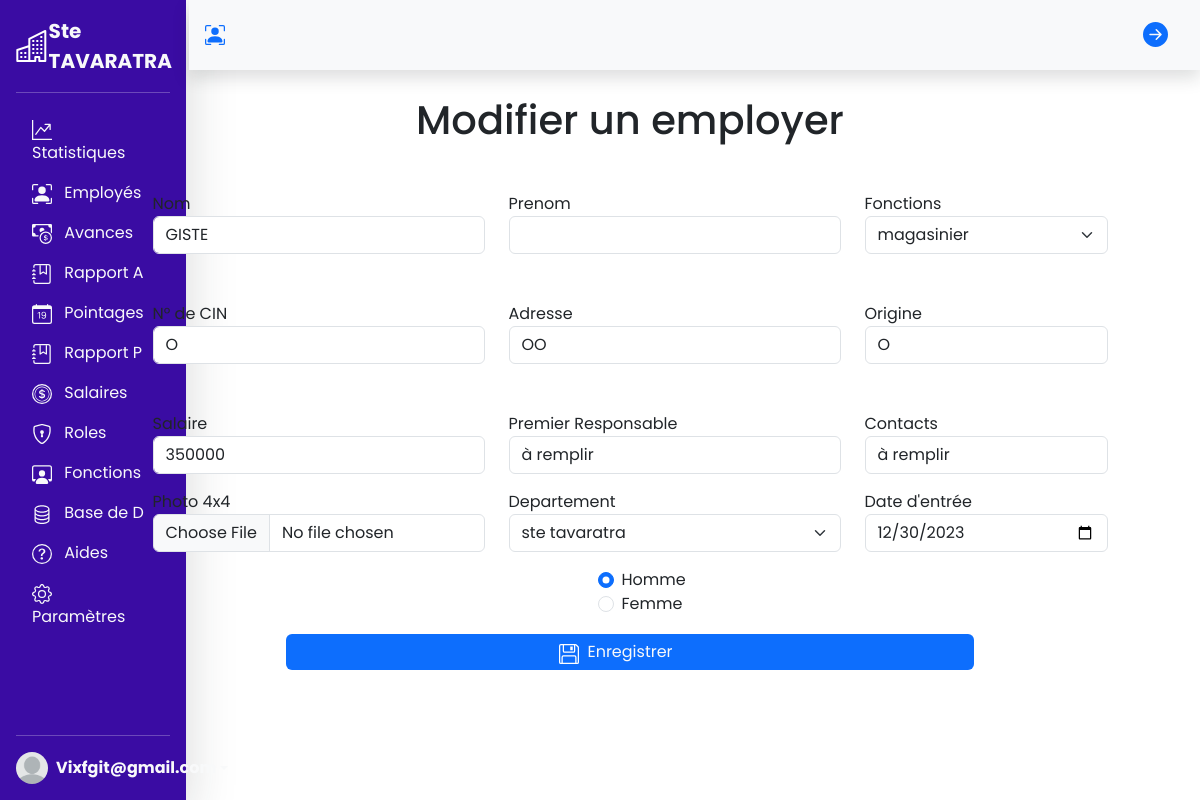
The app's page /php/pages/modifieremployer.php?worker_id=1 (signed in) with its own data.
### tables this page shows
CREATE TABLE `workers` (
  `w_id` int(11) NOT NULL AUTO_INCREMENT,
  `name` varchar(100) NOT NULL,
  `firstname` varchar(100) NOT NULL,
  `id_fonction` varchar(100) NOT NULL,
  `cin` varchar(255) NOT NULL,
  `adresse` varchar(100) NOT NULL,
  `origine` varchar(100) NOT NULL,
  `responsable` varchar(100) NOT NULL,
  `contact` varchar(100) NOT NULL,
  `image` varchar(255) NOT NULL,
  `id_depart` int(255) NOT NULL,
  `date_entree` varchar(100) NOT NULL,
  `sexe` varchar(50) NOT NULL,
  `date_ajout` varchar(50) NOT NULL,
  `salaire_base` int(11) NOT NULL,
  PRIMARY KEY (`w_id`)
);

### php/class/Workers.php (called while the page is built, shortened)
<?php
class Workers
{
    private $host = '127.0.0.1';
    private $db = 'tavaratra';
    private $user = 'root';
    private $pdo = null;
    public function connect()
    {
        return new PDO('mysql:host=' . $this->host . ';dbname=' . $this->db . ';', $this->user, '');
    }
    public function getPdo()
    {
        if ($this->pdo == null) {
            $this->pdo = $this->connect();
        }
        return $this->pdo;
    }
    protected function getWorkerId()
    {
        if (isset($_GET['worker_id'])) {
            return $_GET['worker_id'];
        }
    }
    public function autoCompleteInputByWorkerId()
    {
        $query = $this->getPdo()
            ->prepare('SELECT * FROM workers JOIN fonctions ON fonctions.id=workers.id_fonction JOIN departements ON departements.id=workers.id_depart WHERE workers.w_id = ?');
        $query->execute([$this->getWorkerId()]);
        return $query->fetch();
    }
}

### php/class/Fonctions.php (called while the page is built, shortened)
<?php
class Fonctions extends Workers {
    public function getListOfFonctions() {
        $query = Parent::getPdo()->query('SELECT * FROM fonctions');
        $query->execute();
        return $query->fetchAll();
    }
}

### php/class/Departements.php (called while the page is built)
<?php
class Departements  extends Workers{
    public function getListOfDepartement(){
        $query = Parent::getPdo()->query('SELECT * FROM departements');
        $query->execute();
        return $query->fetchAll();
    }
}

### php/pages/modifieremployer.php (the view, shortened to what this page needs)
<?php
require '../class/Workers.php';
require '../class/Fonctions.php';
require '../class/Departements.php';
$fct = new Fonctions();
$dpt = new Departements();
$wrkrs = new Workers();
$wrkrs->changeWorker();
?>
<!DOCTYPE html>
<html lang="en">
<head>
    <link rel="stylesheet" href="../../assets/css/bootstrap.min.css">
</head>
<body>
    <?php include '../sections/navbars.php'?>
    <div class="plaque bg-light shadow d-flex align-items-center justify-content-left p-3">
            <a href="listeemployer.php" class="moreAdd" title="Retour" ><svg xmlns="http://www.w3.org/2000/svg" width="25" height="25" fill="currentColor" class="bi bi-arrow-right-circle-fill" viewBox="0 0 16 16">
  <path d="M8 0a8 8 0 1 1 0 16A8 8 0 0 1 8 0M4.5 7.5a.5.5 0 0 0 0 1h5.793l-2.147 2.146a.5.5 0 0 0 .708.708l3-3a.5.5 0 0 0 0-.708l-3-3a.5.5 0 1 0-.708.708L10.293 7.5z"/>
</svg></a>
        </div>
    <div class="container-lg p-5">
        <h1 class="text-center mb-3">Modifier un employer</h1>
        <form method="post" enctype="multipart/form-data">
            <div class="row justify-content-center mt-5">
                <div class="col-4">
                    <label for="Nom">Nom</label>
                    <input type="text" class="form-control" id="Nom" placeholder="Nom" name="name" required
                        value="<?= $wrkrs->autoCompleteInputByWorkerId()['name'] ?>">
                </div>
                <div class="col-4">
                    <label for="Prenom">Prenom</label>
                    <input type="text" class="form-control" id="Prenom" placeholder="Prenom" name="firstname"
                        value="<?= $wrkrs->autoCompleteInputByWorkerId()['firstname'] ?>">
                </div>
                <div class="col-3">
                    <label for="fonctions">Fonctions</label>
                    <select name="fonctions" id="fonctions" class="form-select">
                        <?php foreach ($fct->getListOfFonctions() as $fonc): ?>
                            <option value="<?= $fonc['id'] ?>" <?php if ($wrkrs->autoCompleteInputByWorkerId()['name_fonction'] == $fonc['name_fonction']): ?>selected<?php endif ?>>
                                <?= $fonc['name_fonction'] ?>
                            </option>
                        <?php endforeach ?>
                    </select>
                </div>
            </div>
            <div class="row justify-content-center mt-5">
                <div class="col-4">
                    <label for="cin">N° de CIN</label>
                    <input type="text" class="form-control" id="cin" placeholder="################" name="cin" required
                        value="<?= $wrkrs->autoCompleteInputByWorkerId()['cin'] ?>">
                </div>
                <div class="col-4">
                    <label for="adresse">Adresse</label>
                    <input type="text" class="form-control" id="adresse" placeholder="Adresse" name="adresse" required
                        value="<?= $wrkrs->autoCompleteInputByWorkerId()['adresse'] ?>">
                </div>
                <div class="col-3">
                    <label for="Origine">Origine</label>
                    <input type="text" class="form-control" id="Origine" placeholder="Origine" name="origine" required
                        value="<?= $wrkrs->autoCompleteInputByWorkerId()['origine'] ?>">
                </div>
            </div>
            <div class="row justify-content-center mt-5">
                <div class="col-4">
                    <label for="salaire">Salaire</label>
                    <input type="number" class="form-control" id="salaire" placeholder="Le salaire en Ar" name="salaire"
                        required value="<?= $wrkrs->autoCompleteInputByWorkerId()['salaire_base'] ?>">
                </div>
                <div class="col-4">
                    <label for="responsable">Premier Responsable</label>
                    <input type="text" class="form-control" id="responsable" placeholder="Le premier responsble"
                        name="responsable" required value="<?= $wrkrs->autoCompleteInputByWorkerId()['responsable'] ?>">
                </div>
                <div class="col-3">
                    <label for="contact">Contacts</label>
                    <input type="text" class="form-control " id="contact" placeholder="Contact (xxx/xxx)" name="contact"
                        required value="<?= $wrkrs->autoCompleteInputByWorkerId()['contact'] ?>">
                </div>
            </div>
            <div class="row mt-3 justify-content-center">
                <div class="col-4">
                    <label for="photo">Photo 4x4</label>
                    <input type="file" class="form-control " id="photo" name="image"
                        value="<?= $wrkrs->autoCompleteInputByWorkerId()['image'] ?>">
                </div>
                <div class="col-4">
                    <label for="departement">Departement</label>
                    <select name="departements" id="departement" class="form-select">
                        <?php foreach ($dpt->getListOfDepartement() as $depart): ?>
                            <option value="<?= $depart['id'] ?>" <?php if ($wrkrs->autoCompleteInputByWorkerId()['name_depart'] == $depart['name_depart']): ?> selected
                                <?php endif ?>>
                                <?= $depart['name_depart'] ?>
                            </option>
                        <?php endforeach ?>
                    </select>
                </div>
                <div class="col-3">
                    <label for="date">Date d'entrée</label>
                    <input type="date" class="form-control" name="date_entree" required
                        value="<?= $wrkrs->autoCompleteInputByWorkerId()['date_entree'] ?>">
                </div>
            </div>
            <div class="row mt-3 justify-content-center">
                <div class="col-1">
                    <div class="form-check">
                        <input type="radio" class="form-check-input" id="homme" value="homme" name="sexe" required <?php if ($wrkrs->autoCompleteInputByWorkerId()['sexe'] == 'homme'): ?> checked <?php endif ?>>
                        <label class="form-check-label" for="homme">Homme</label>
                        <input type="radio" class="form-check-input" id="femme" value="femme" name="sexe" required <?php if ($wrkrs->autoCompleteInputByWorkerId()['sexe'] == 'femme'): ?> checked <?php endif ?>>
                        <label class="form-check-label" for="femme">Femme</label>
                    </div>
                </div>
            </div>
            <div class="row mt-3 justify-content-center">
                <div class="col-8" style="position: relative;">
                    <input type="submit" class="form-control bg-primary text-light" id="photo" value="Enregistrer"
                        style="border: none;" name="envoyer">
                </div>
            </div>
        </form>
    </div>
</body>
</html>

### php/sections/font.php (style rules this page uses)
* { font-family: 'Poppins', sans-serif; }

### php/pages/modifieremployer.php (style rules this page uses)
body { overflow: hidden; }
.container-lg { position: absolute; top: 3rem; right: 0; }
.plaque { width: 84.25%; height: 8.7vh; position: absolute; top: 0; right: 0; }
.moreAdd { position: absolute; right: 2rem; }

### records on screen
workers: name "GISTE", cin "O", adresse "OO", origine "O", salaire "350000", responsable "à remplir", contact "à remplir", date_entree "12/30/2023", sexe "☑ Homme", sexe "☐ Femme"

### other values on screen
$_SESSION['user']['name'] "Vixfgit@gmail.com"
form field fonctions "magasinier"
form field departements "ste tavaratra"
